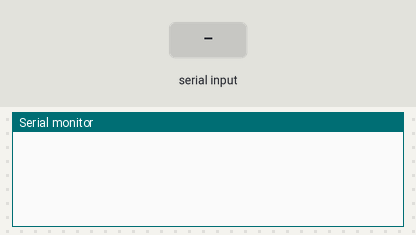
The sketch below on a simulated Arduino Uno, built with avr-gcc and run on an emulated ATmega328P. On the bench: the last lines printed to the serial monitor. Inputs (shaded band) come from the test bench.

Above: at 1.2 s.
1.3 s: "PING\n" received over Serial
At 1.7 s:
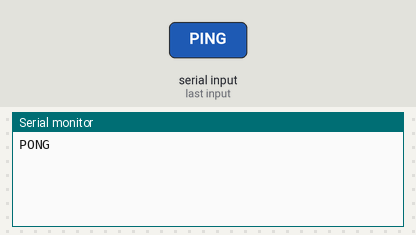
2.8 s: "AIM \n" received over Serial
At 4.0 s:
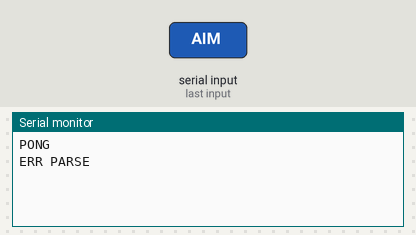
4.3 s: "HOME\n" received over Serial
At 5.2 s:
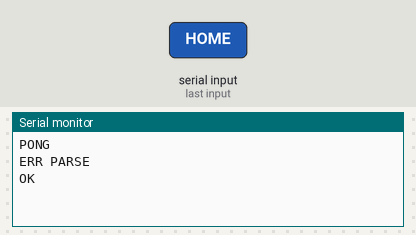
5.8 s: "STATUS\n" received over Serial
At 6.4 s:
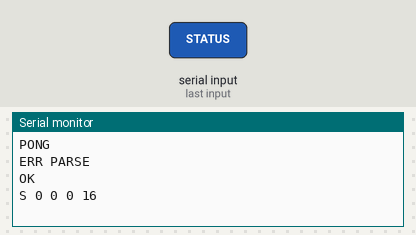

The sketch:

openrb_sketch_reference.ino
```cpp
/*
 * Leveling Platform Controller — OpenRB-150 reference sketch.
 *
 * Pi5 (LevelingMotorClient) 와의 시리얼 프로토콜은
 * [leveling_motor.py](leveling_motor.py) 헤더 docstring 참조.
 *
 * 본 스케치는 *프로토콜 파싱·디스패치 골격* 만 제공한다.
 * 실제 모터 제어 (Dynamixel goalPosition 쓰기, 모션 완료 검출 등) 는
 * MARK [TODO-FW] 가 있는 곳에 채워 넣을 것.
 *
 * Build env
 *   - Arduino IDE 2.x  +  OpenRB-150 board package
 *   - Library: DYNAMIXEL2Arduino (모터 제어용, 팀원이 채울 부분)
 *   - Serial : USB CDC, 115200 8N1
 *
 * Wiring assumption
 *   - OpenRB-150 의 DYNAMIXEL 포트에 모터 3개 (ID 1, 2, 3) 데이지체인.
 *   - 모터 1개당 4096 step / rev (XL330 / XM430 등).
 *
 * Protocol summary  (모든 라인 '\n' 종료, 7-bit ASCII)
 *
 *   Pi → OpenRB                    OpenRB → Pi
 *   ───────────                    ──────────
 *   PING                           PONG
 *   AIM <s1> <s2> <s3>             OK   |  ERR <reason>
 *   HOME                           OK   |  ERR <reason>
 *   STATUS                         S <s1> <s2> <s3> <flags>
 *   STOP                           OK
 *
 *   flags bits: 0=motor1 moving, 1=2, 2=3, 3=error, 4=homed
 */

#include <Arduino.h>

// MARK [TODO-FW] — actual motor library
// #include <Dynamixel2Arduino.h>
// Dynamixel2Arduino dxl(Serial1, /*DIR_PIN=*/-1);

// ───────────────────────────────────────────────
//   Config
// ───────────────────────────────────────────────
static const long   SERIAL_BAUD       = 115200;
static const int    NUM_MOTORS        = 3;
static const int    MOTOR_IDS[NUM_MOTORS] = {1, 2, 3};
static const int    STEP_MIN          = -2048;
static const int    STEP_MAX          = +2047;
static const unsigned long MOTION_TIMEOUT_MS = 4000;
static const int    READBUF_LEN       = 64;     // 한 줄 최대 길이

// ───────────────────────────────────────────────
//   State (IK 가 마지막으로 명령한 절대 step + 플래그)
// ───────────────────────────────────────────────
struct MotorState {
  int  target_step  = 0;
  bool moving       = false;
};
static MotorState  g_motor[NUM_MOTORS];
static bool        g_error_latched = false;
static bool        g_homed         = false;
static char        g_buf[READBUF_LEN];
static uint8_t     g_buf_len = 0;

// ───────────────────────────────────────────────
//   Reply helpers
// ───────────────────────────────────────────────
static inline void replyOK()                         { Serial.println("OK"); }
static inline void replyPONG()                       { Serial.println("PONG"); }
static inline void replyERR(const char *reason)      {
  Serial.print("ERR ");
  Serial.println(reason);
}
static inline uint8_t flagsByte() {
  uint8_t f = 0;
  for (int i = 0; i < NUM_MOTORS; ++i) if (g_motor[i].moving) f |= (1u << i);
  if (g_error_latched) f |= 0x08;
  if (g_homed)         f |= 0x10;
  return f;
}
static void replySTATUS() {
  Serial.print("S ");
  for (int i = 0; i < NUM_MOTORS; ++i) {
    Serial.print(currentStep(i));   // MARK [TODO-FW]: 실제 위치 읽기
    Serial.print(' ');
  }
  Serial.println(flagsByte());
}

// ───────────────────────────────────────────────
//   MARK [TODO-FW] — 모터 제어 (팀원이 채워 넣을 부분)
// ───────────────────────────────────────────────
static int currentStep(int motor_idx) {
  // dxl.getPresentPosition(MOTOR_IDS[motor_idx]) 등으로 읽고
  // signed step domain (-2048..+2047) 으로 변환해서 반환.
  // 임시 stub: 마지막 명령 위치를 그대로 반환.
  return g_motor[motor_idx].target_step;
}

static bool driveMotor(int motor_idx, int target_step) {
  // dxl.setGoalPosition(MOTOR_IDS[motor_idx], target_step + offset, UNIT_RAW)
  // 명령만 내고 즉시 return true (모션 완료 대기는 waitMotionComplete 가 담당).
  g_motor[motor_idx].target_step = target_step;
  g_motor[motor_idx].moving      = true;
  return true;
}

static bool stopAllMotors() {
  // dxl.torqueOff(MOTOR_IDS[i]) 등으로 즉시 정지.
  for (int i = 0; i < NUM_MOTORS; ++i) g_motor[i].moving = false;
  return true;
}

static bool waitMotionComplete(unsigned long timeout_ms) {
  // 모든 모터가 goal 에 도달할 때까지 polling (또는 dxl.getMoving() 사용).
  unsigned long t0 = millis();
  while (millis() - t0 < timeout_ms) {
    bool any = false;
    for (int i = 0; i < NUM_MOTORS; ++i) {
      // bool moving_i = dxl.readControlTableItem(MOVING, MOTOR_IDS[i]);
      bool moving_i = false;            // stub: 즉시 완료 처리
      g_motor[i].moving = moving_i;
      any |= moving_i;
    }
    if (!any) return true;
    delay(2);
  }
  // timeout
  stopAllMotors();
  g_error_latched = true;
  return false;
}

// ───────────────────────────────────────────────
//   Command handlers
// ───────────────────────────────────────────────
static void handleAIM(const char *args) {
  int s[NUM_MOTORS];
  if (sscanf(args, "%d %d %d", &s[0], &s[1], &s[2]) != NUM_MOTORS) {
    replyERR("PARSE");
    return;
  }
  for (int i = 0; i < NUM_MOTORS; ++i) {
    if (s[i] < STEP_MIN || s[i] > STEP_MAX) { replyERR("OUT_OF_RANGE"); return; }
  }
  for (int i = 0; i < NUM_MOTORS; ++i) {
    if (!driveMotor(i, s[i])) { replyERR("HW"); return; }
  }
  if (!waitMotionComplete(MOTION_TIMEOUT_MS)) {
    replyERR("TIMEOUT");
    return;
  }
  replyOK();
}

static void handleHOME() {
  for (int i = 0; i < NUM_MOTORS; ++i) {
    if (!driveMotor(i, 0)) { replyERR("HW"); return; }
  }
  if (!waitMotionComplete(MOTION_TIMEOUT_MS)) {
    replyERR("TIMEOUT");
    return;
  }
  g_homed = true;
  replyOK();
}

static void handleSTOP() {
  stopAllMotors();
  replyOK();
}

static void dispatch(char *line) {
  // line 은 '\n' 제거된 상태, 0-terminated.
  if      (strncmp(line, "PING",  4) == 0)  replyPONG();
  else if (strncmp(line, "AIM ",  4) == 0)  handleAIM(line + 4);
  else if (strncmp(line, "HOME",  4) == 0)  handleHOME();
  else if (strncmp(line, "STATUS", 6) == 0) replySTATUS();
  else if (strncmp(line, "STOP",  4) == 0)  handleSTOP();
  else replyERR("PARSE");
}

// ───────────────────────────────────────────────
//   Setup / loop
// ───────────────────────────────────────────────
void setup() {
  Serial.begin(SERIAL_BAUD);
  while (!Serial && millis() < 3000) {/* USB-CDC ready 대기 */ }

  // MARK [TODO-FW] — 모터 초기화 (Dynamixel TTL 통신, torque on, etc.)
  // dxl.begin(1000000);
  // dxl.setPortProtocolVersion(2.0);
  // for (int i = 0; i < NUM_MOTORS; ++i) {
  //   dxl.torqueOff(MOTOR_IDS[i]);
  //   dxl.setOperatingMode(MOTOR_IDS[i], OP_POSITION);
  //   dxl.torqueOn(MOTOR_IDS[i]);
  // }
}

void loop() {
  while (Serial.available()) {
    char c = (char)Serial.read();
    if (c == '\r') continue;                      // CR 무시
    if (c == '\n') {
      g_buf[g_buf_len] = '\0';
      if (g_buf_len > 0) dispatch(g_buf);
      g_buf_len = 0;
    } else if (g_buf_len < READBUF_LEN - 1) {
      g_buf[g_buf_len++] = c;
    } else {
      // overflow → 라인 폐기 + ERR
      g_buf_len = 0;
      replyERR("OVERFLOW");
    }
  }
}
```

Measured:
- after the input at 1.3 s, the serial monitor: prints a new line at once (image 1)
- after the input at 2.8 s, the serial monitor: prints a new line at once (image 2)
- after the input at 4.3 s, the serial monitor: prints a new line at once (image 3)
- after the input at 5.8 s, the serial monitor: prints a new line at once (image 4)
